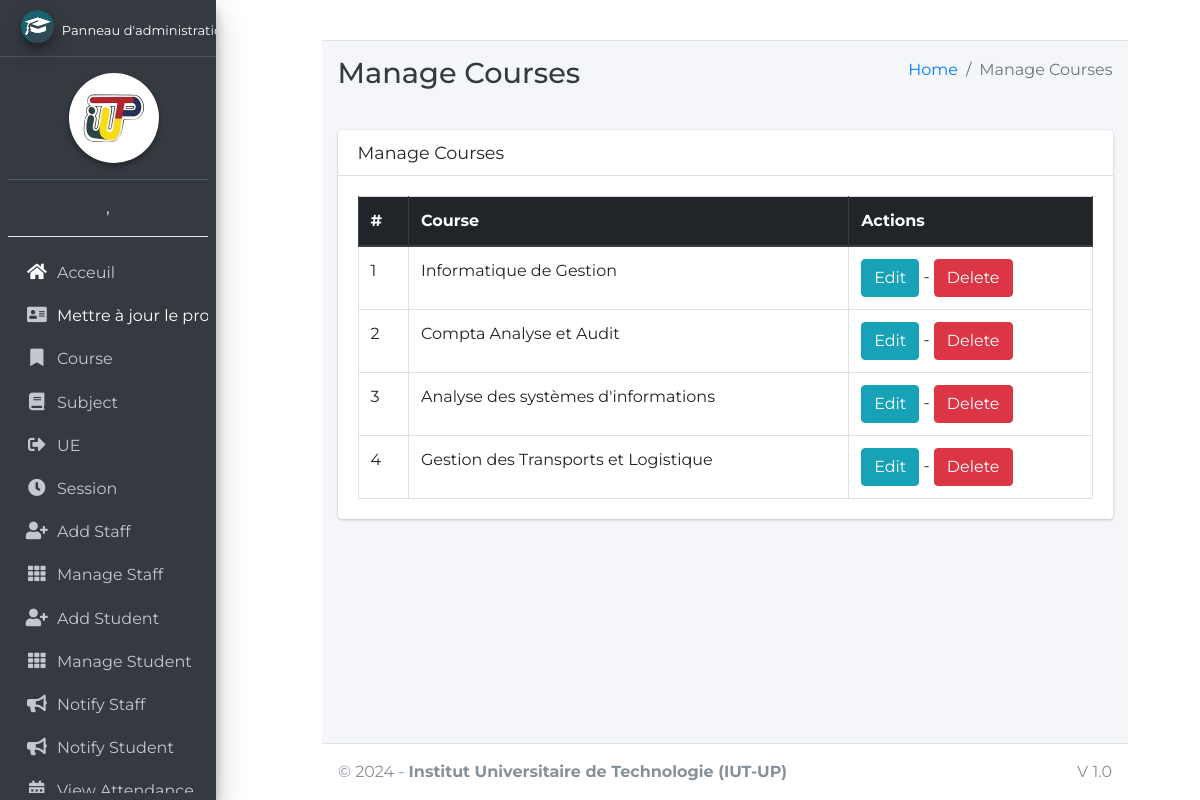
/course/manage/ (signed in), run on an earlier commit of the app's database.
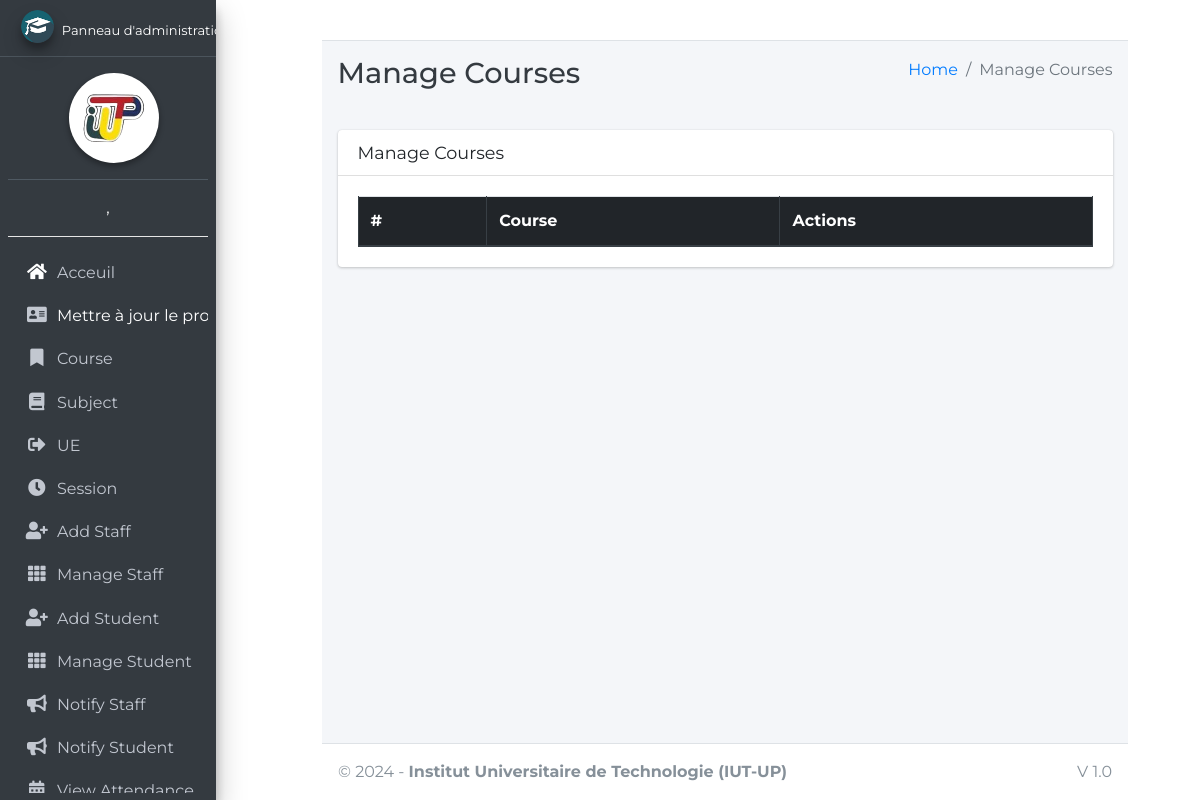
And on a later commit of the database.
### main_app/models.py (models this page shows, shortened)
class Course(models.Model):
    name = models.CharField(max_length=120)
    cycle = models.ForeignKey(Cycle, on_delete=models.DO_NOTHING, null=True)
    created_at = models.DateTimeField(auto_now_add=True)
    updated_at = models.DateTimeField(auto_now=True)

### main_app/hod_views.py (the view)
# urls.py: path("course/manage/", hod_views.manage_course, name='manage_course'),
def manage_course(request):
    courses = Course.objects.all()
    context = {
        'courses': courses,
        'page_title': 'Manage Courses'
    }
    return render(request, "hod_template/manage_course.html", context)

### main_app/models.py (called while the page is built)
    def __str__(self):
        return self.last_name + ", " + self.first_name

### main_app/templates/hod_template/manage_course.html
{% extends 'main_app/base.html' %}
{% load static %}
{% block page_title %}{{page_title}}{% endblock page_title %}
{% block content %}
<section class="content">
    <div class="container-fluid">
        <div class="row">
            <div class="col-md-12">
                <div class="card">
                    <div class="card-header">
                        <h3 class="card-title">{{page_title}}</h3>
                    </div>
                    <div class="card-body">
                        <table id="example2" class="table table-bordered table-hover">
                            <thead class="thead-dark">
                                <tr>
                                    <th>#</th>
                                    <th>Course</th>
                                    <th>Actions</th>
                                </tr>
                            </thead>
                            <tbody>
                                {% for course in courses %}
                                <tr>
                                    <td>{{ forloop.counter }}</td>
                                    <td>{{course.name}}</td>
                                    <td>
                                        <a href="{% url 'edit_course' course.id %}" class="btn btn-info">Edit</a> -
                                        <a href="{% url 'delete_course' course.id %}" onclick="return confirm('Are you sure you want to delete this course ?')" class="btn btn-danger">Delete</a>
                                    </td>
                                </tr>
                                {% endfor %}
                            </tbody>
                        </table>
                    </div>
                </div>
            </div>
        </div>
    </div>
</section>
{% endblock content %}

What changed in the data, as far as the page shows it:
removed Course: name "Informatique de Gestion"
removed Course: name "Compta Analyse et Audit"
removed Course: name "Analyse des systèmes d'informations"
removed Course: name "Gestion des Transports et Logistique"
